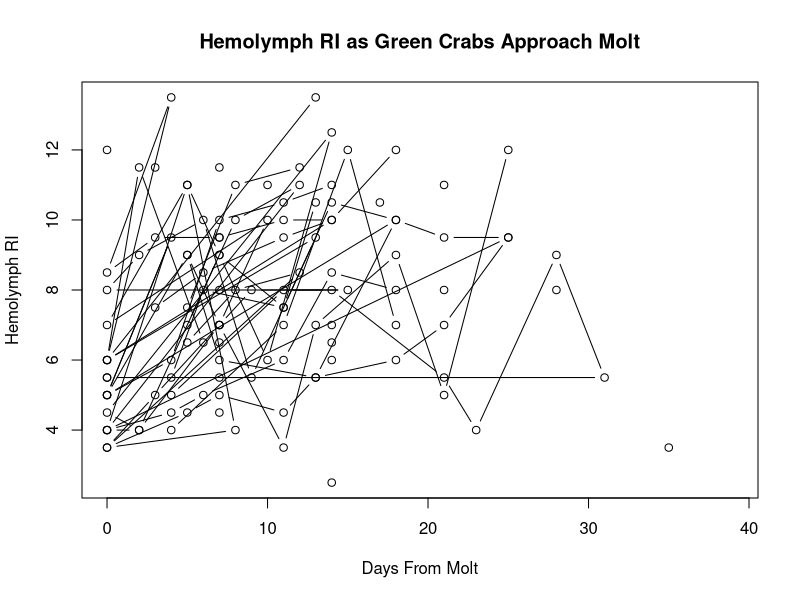

This chart was generated by the following R code: (Note: this script raises an error after producing the figure.)
## ---- chunk 1

molt_dat_fin <- read.csv("../data/wl_cml_molt_dat_final.csv")


molt_dat_fin$hemo_ri <- as.numeric(molt_dat_fin$hemo_ri)
molt_dat_fin$days_from_molt <- as.numeric(molt_dat_fin$days_from_molt)

pre_post_dat <- read.csv("../data/wl_cml_pre_post_ttest.csv")

library(dplyr)
library(car)
library(ggplot2)
# load relevant libraries for stats analysis
## ---- chunk 2
# most updated

plot(hemo_ri ~ days_from_molt, data = molt_dat_fin,
     main = "Hemolymph RI as Green Crabs Approach Molt",
     xlab = "Days From Molt", 
     ylab = "Hemolymph RI",
     type = "b", subset =condo_id == "WL")
abline(lm (hemo_ri ~ days_from_molt, data = molt_dat), col = 4, lwd = 3)

## ---- chunk 3

# upd data
molt_dat_fin %>% 
        # pipes molt data into ggplot
  ggplot(aes(x = days_from_molt, y = hemo_ri)) + 
        # populates plot with hemo ri info and defines color with crab ID
    geom_point() + geom_smooth(method=lm) + 
        # specifies type of plot -- linear model with confidence int
        scale_x_reverse() + 
        # reverses x axis so information counts down to molt
        xlab("Days from molt") + 
        ylab ("Hemolymph RI") +
        ggtitle("Hemolymph RI as green crabs approach molt")
        # renames x and y labels and title


## ---- chunk 4

# WL CML 2022 data

ri_mod_fin <- lm(hemo_ri ~ days_from_molt, data = molt_dat_fin, 
                 subset = condo_id == "WL")
summary(ri_mod_fin)
anova(ri_mod_fin)
car::Anova(ri_mod_fin, type = 3)

# linear models for significance testing 
# r square of 0.04 -- no corellation

## ---- chunk 5

# WL CML Final 2022 data

plot(hemo_color ~ days_from_molt, data = molt_dat_fin,
     main = "Hemolymph Color as Green Crabs Approach Molt (n=13)",
     xlab = "Days From Molt", 
     ylab = "Hemolymph Color")
abline(lm (hemo_color ~ days_from_molt, data = molt_dat), col = 4, lwd = 3)


boxplot(days_from_molt ~ hemo_color, data = molt_dat_fin)

## ---- chunk 6

molt_dat_fin$pre_post <- factor(molt_dat_fin$pre_post, 
                                levels = c('pre', 'post'))

boxplot(hemo_ri ~ pre_post, data = molt_dat_fin,
        xlab = "Pre- vs. Post- Molt",
        ylab = "Hemolymph Refractive Index",
        col= c('steelblue4', 'plum'),
        subset = condo_id == "WL")

## ---- chunk 7

t.test(hemo_ri ~ pre_post, data = pre_post_dat, paired = TRUE, 
       alternative = "two.sided", subset = condo_id == "WL")

## ---- chunk 8

log_model = glm(log(hemo_ri) ~ log(days_from_molt), family = binomial,
                    data = molt_dat_fin)
plot(log_model)
